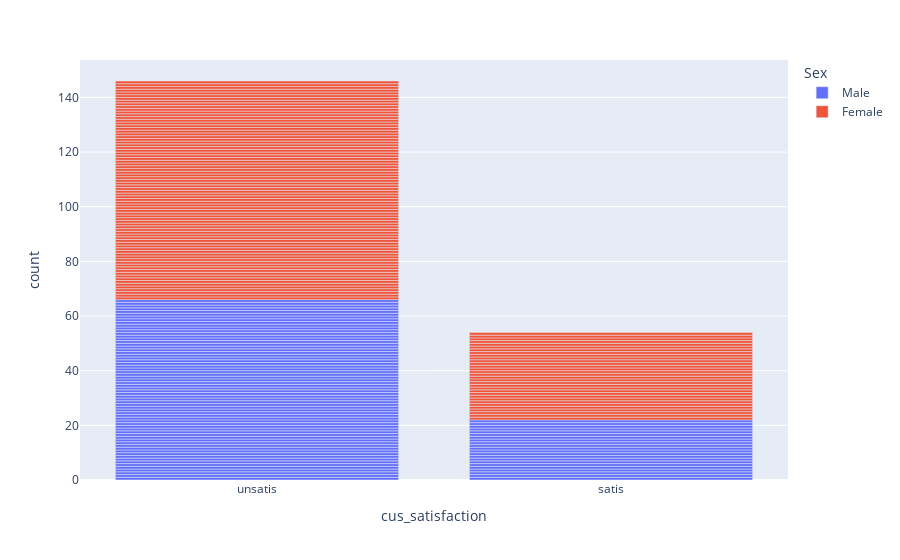

Notebook code cell kept with this figure:
### Code cell
data['Sex'] = data['Sex'].map({1:'Male',0:'Female'})
spending_score_stasifaction_fig= px.bar(data,x='cus_satisfaction',color='Sex')
spending_score_stasifaction_fig.show

### Figure 1 — Plotly figure (JSON) as saved in the notebook; plotly's stock layout.template omitted (floating-point values rounded to 4 significant figures)
{"data": [{"alignmentgroup": "True", "hovertemplate": "Sex=Male<br>cus_satisfaction=%{x}<br>count=%{y}<extra></extra>", "legendgroup": "Male", "marker": {"color": "#636efa", "pattern": {"shape": ""}}, "name": "Male", "offsetgroup": "Male", "orientation": "v", "showlegend": true, "textposition": "auto", "type": "bar", "x": ["unsatis", "satis", "unsatis", "unsatis", "unsatis", "satis", "unsatis", "unsatis", "unsatis", "satis", "satis", "satis", "unsatis", "unsatis", "unsatis", "satis", "satis", "unsatis", "unsatis", "unsatis", "unsatis", "unsatis", "unsatis", "unsatis", "unsatis", "unsatis", "unsatis", "unsatis", "unsatis", "unsatis", "unsatis", "unsatis", "unsatis", "unsatis", "unsatis", "unsatis", "unsatis", "unsatis", "unsatis", "unsatis", "unsatis", "unsatis", "unsatis", "unsatis", "unsatis", "unsatis", "unsatis", "unsatis", "unsatis", "unsatis", "satis", "unsatis", "satis", "unsatis", "satis", "unsatis", "satis", "unsatis", "satis", "unsatis", "satis", "unsatis", "satis", "unsatis", "satis", "unsatis", "satis", "unsatis", "unsatis", "unsatis", "unsatis", "unsatis", "unsatis", "unsatis", "satis", "unsatis", "satis", "unsatis", "unsatis", "unsatis", "satis", "unsatis", "satis", "unsatis", "unsatis", "satis", "unsatis", "satis"], "xaxis": "x", "y": [1, 1, 1, 1, 1, 1, 1, 1, 1, 1, 1, 1, 1, 1, 1, 1, 1, 1, 1, 1, 1, 1, 1, 1, 1, 1, 1, 1, 1, 1, 1, 1, 1, 1, 1, 1, 1, 1, 1, 1, 1, 1, 1, 1, 1, 1, 1, 1, 1, 1, 1, 1, 1, 1, 1, 1, 1, 1, 1, 1, 1, 1, 1, 1, 1, 1, 1, 1, 1, 1, 1, 1, 1, 1, 1, 1, 1, 1, 1, 1, 1, 1, 1, 1, 1, 1, 1, 1], "yaxis": "y"}, {"alignmentgroup": "True", "hovertemplate": "Sex=Female<br>cus_satisfaction=%{x}<br>count=%{y}<extra></extra>", "legendgroup": "Female", "marker": {"color": "#EF553B", "pattern": {"shape": ""}}, "name": "Female", "offsetgroup": "Female", "orientation": "v", "showlegend": true, "textposition": "auto", "type": "bar", "x": ["unsatis", "satis", "unsatis", "satis", "unsatis", "satis", "satis", "satis", "unsatis", "satis", "unsatis", "satis", "unsatis", "unsatis", "unsatis", "unsatis", "satis", "satis", "unsatis", "satis", "unsatis", "satis", "unsatis", "satis", "unsatis", "unsatis", "unsatis", "unsatis", "unsatis", "unsatis", "unsatis", "unsatis", "unsatis", "unsatis", "unsatis", "unsatis", "unsatis", "unsatis", "unsatis", "unsatis", "unsatis", "unsatis", "unsatis", "unsatis", "unsatis", "unsatis", "unsatis", "unsatis", "unsatis", "unsatis", "unsatis", "unsatis", "unsatis", "unsatis", "unsatis", "unsatis", "unsatis", "unsatis", "unsatis", "unsatis", "unsatis", "unsatis", "unsatis", "unsatis", "unsatis", "unsatis", "unsatis", "unsatis", "unsatis", "unsatis", "unsatis", "unsatis", "unsatis", "unsatis", "satis", "unsatis", "satis", "satis", "unsatis", "satis", "unsatis", "unsatis", "satis", "satis", "unsatis", "unsatis", "satis", "unsatis", "satis", "satis", "satis", "unsatis", "satis", "satis", "satis", "satis", "unsatis", "unsatis", "satis", "unsatis", "satis", "satis", "unsatis", "unsatis", "unsatis", "satis", "unsatis", "unsatis", "satis", "unsatis", "satis", "unsatis"], "xaxis": "x", "y": [1, 1, 1, 1, 1, 1, 1, 1, 1, 1, 1, 1, 1, 1, 1, 1, 1, 1, 1, 1, 1, 1, 1, 1, 1, 1, 1, 1, 1, 1, 1, 1, 1, 1, 1, 1, 1, 1, 1, 1, 1, 1, 1, 1, 1, 1, 1, 1, 1, 1, 1, 1, 1, 1, 1, 1, 1, 1, 1, 1, 1, 1, 1, 1, 1, 1, 1, 1, 1, 1, 1, 1, 1, 1, 1, 1, 1, 1, 1, 1, 1, 1, 1, 1, 1, 1, 1, 1, 1, 1, 1, 1, 1, 1, 1, 1, 1, 1, 1, 1, 1, 1, 1, 1, 1, 1, 1, 1, 1, 1, 1, 1], "yaxis": "y"}], "layout": {"barmode": "relative", "legend": {"title": {"text": "Sex"}, "tracegroupgap": 0}, "margin": {"t": 60}, "xaxis": {"anchor": "y", "domain": [0, 1], "title": {"text": "cus_satisfaction"}}, "yaxis": {"anchor": "x", "domain": [0, 1], "title": {"text": "count"}}}}
